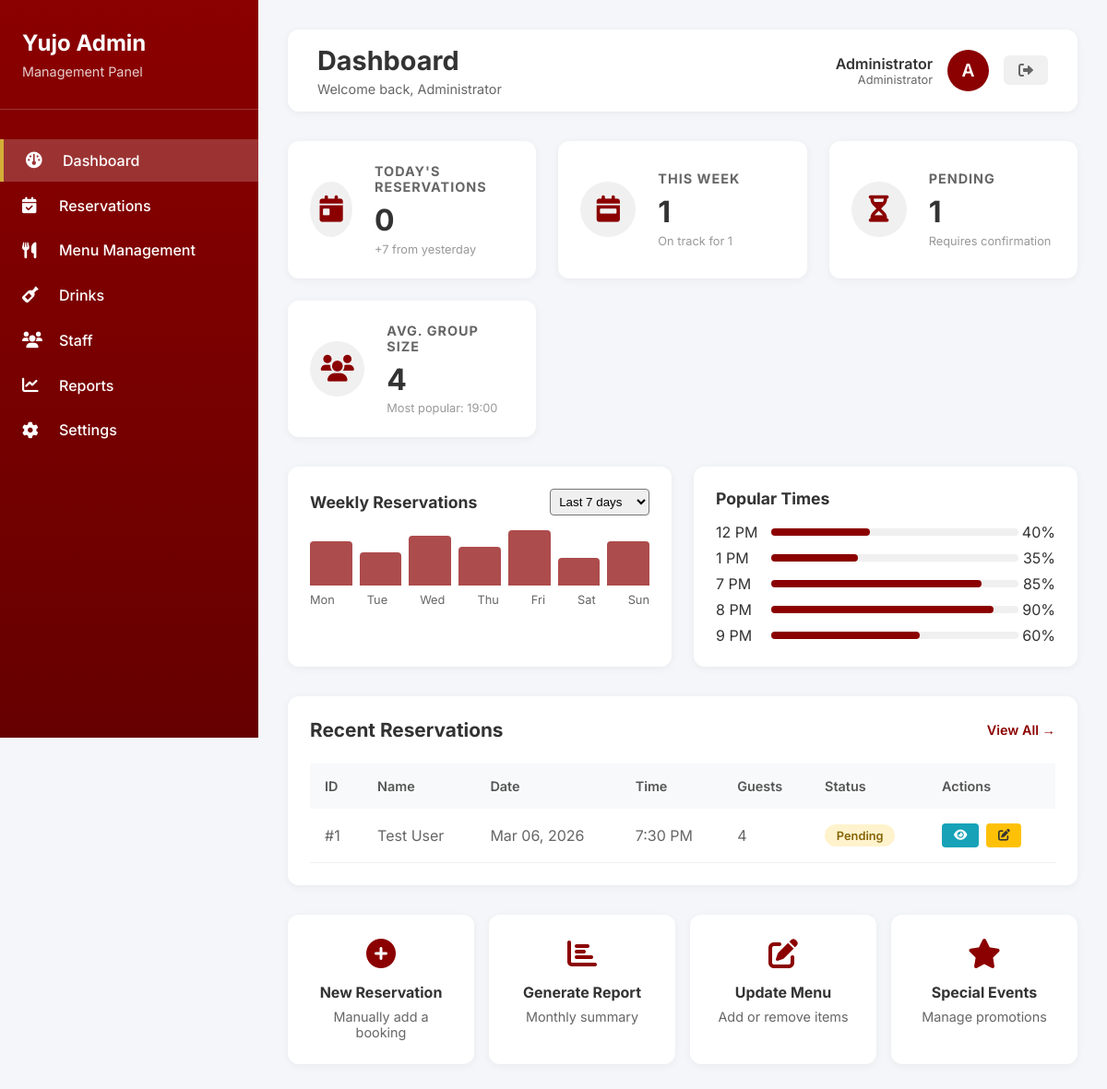
Page /admin/dashboard.php (signed in) on the committed database.
### tables this page shows
CREATE TABLE IF NOT EXISTS reservations (
    id INT AUTO_INCREMENT PRIMARY KEY,
    name VARCHAR(100) NOT NULL,
    email VARCHAR(100) NOT NULL,
    phone VARCHAR(20) NOT NULL,
    reservation_date DATE NOT NULL,
    reservation_time TIME NOT NULL,
    guests INT NOT NULL,
    special_requests TEXT,
    source VARCHAR(50) DEFAULT 'website',
    status ENUM('pending', 'confirmed', 'cancelled', 'completed') DEFAULT 'pending',
    admin_notes TEXT,
    created_at TIMESTAMP DEFAULT CURRENT_TIMESTAMP,
    updated_at TIMESTAMP DEFAULT CURRENT_TIMESTAMP ON UPDATE CURRENT_TIMESTAMP,
    INDEX idx_date (reservation_date),
    INDEX idx_status (status),
    INDEX idx_email (email)
);

### admin/dashboard.php (the view, shortened to what this page needs)
<?php
try {
    $pdo = new PDO("mysql:host=".DB_HOST.";dbname=".DB_NAME.";charset=utf8mb4", DB_USER, DB_PASS);
    $pdo->setAttribute(PDO::ATTR_ERRMODE, PDO::ERRMODE_EXCEPTION);
} catch (PDOException $e) {
    die("Database connection failed: " . $e->getMessage());
}
$stats = [];
$stmt = $pdo->prepare("SELECT COUNT(*) FROM reservations WHERE reservation_date = CURDATE()");
$stmt->execute();
$stats['today'] = $stmt->fetchColumn();
$stmt = $pdo->prepare("SELECT COUNT(*) FROM reservations WHERE WEEK(reservation_date) = WEEK(CURDATE())");
$stmt->execute();
$stats['week'] = $stmt->fetchColumn();
$stmt = $pdo->prepare("SELECT COUNT(*) FROM reservations WHERE MONTH(reservation_date) = MONTH(CURDATE())");
$stmt->execute();
$stats['month'] = $stmt->fetchColumn();
$stmt = $pdo->prepare("SELECT COUNT(*) FROM reservations WHERE status = 'pending'");
$stmt->execute();
$stats['pending'] = $stmt->fetchColumn();
$stmt = $pdo->prepare("SELECT SUM(guests * 50000) FROM reservations WHERE status IN ('confirmed', 'completed') AND MONTH(reservation_date) = MONTH(CURDATE())");
$stmt->execute();
$stats['revenue'] = $stmt->fetchColumn() ?: 0;
$stmt = $pdo->prepare("SELECT HOUR(reservation_time) as hour, COUNT(*) as count FROM reservations GROUP BY HOUR(reservation_time) ORDER BY count DESC LIMIT 1");
$stmt->execute();
$popularTime = $stmt->fetch();
$stats['popular_time'] = $popularTime ? $popularTime['hour'] . ':00' : 'N/A';
$stmt = $pdo->prepare("SELECT AVG(guests) FROM reservations WHERE MONTH(reservation_date) = MONTH(CURDATE())");
$stmt->execute();
$stats['avg_group'] = round($stmt->fetchColumn()) ?: 0;
$stmt = $pdo->prepare("SELECT * FROM reservations ORDER BY created_at DESC LIMIT 10");
$stmt->execute();
$recent_reservations = $stmt->fetchAll(PDO::FETCH_ASSOC);
$admin_name = $_SESSION['admin_name'] ?? 'Administrator';
?>
<!DOCTYPE html>
<html lang="en">
<head>
    <link rel="stylesheet" href="https://cdnjs.cloudflare.com/ajax/libs/font-awesome/6.0.0/css/all.min.css">
</head>
<body>
    <div class="admin-container">
        <div class="sidebar">
            <div class="sidebar-header">
                <h2>Yujo Admin</h2>
                <p>Management Panel</p>
            </div>
            <div class="nav-item active">
                <i class="fas fa-dashboard"></i>
                <a href="dashboard.php">Dashboard</a>
            </div>
            <div class="nav-item">
                <i class="fas fa-calendar-check"></i>
                <a href="manage-reservations.php">Reservations</a>
            </div>
            <div class="nav-item">
                <i class="fas fa-utensils"></i>
                <a href="manage-menu.php">Menu Management</a>
            </div>
            <div class="nav-item">
                <i class="fas fa-wine-bottle"></i>
                <a href="manage-drinks.php">Drinks</a>
            </div>
            <div class="nav-item">
                <i class="fas fa-users"></i>
                <a href="manage-staff.php">Staff</a>
            </div>
            <div class="nav-item">
                <i class="fas fa-chart-line"></i>
                <a href="reports.php">Reports</a>
            </div>
            <div class="nav-item">
                <i class="fas fa-cog"></i>
                <a href="settings.php">Settings</a>
            </div>
        </div>
        <div class="main-content">
            <div class="top-bar">
                <div class="page-title">
                    <h1>Dashboard</h1>
                    <p>Welcome back, <?php echo htmlspecialchars($admin_name); ?></p>
                </div>
                <div class="user-menu">
                    <div class="user-info">
                        <div class="user-name"><?php echo htmlspecialchars($admin_name); ?></div>
                        <div class="user-role">Administrator</div>
                    </div>
                    <div class="user-avatar">
                        <?php echo strtoupper(substr($admin_name, 0, 1)); ?>
                    </div>
                    <a href="logout.php" class="logout-btn">
                        <i class="fas fa-sign-out-alt"></i>
                    </a>
                </div>
            </div>
            <div class="stats-grid">
                <div class="stat-card">
                    <div class="stat-icon">
                        <i class="fas fa-calendar-day"></i>
                    </div>
                    <div class="stat-info">
                        <h3>Today's Reservations</h3>
                        <div class="stat-number"><?php echo $stats['today']; ?></div>
                        <div class="stat-detail">+<?php echo rand(2, 8); ?> from yesterday</div>
                    </div>
                </div>
                <div class="stat-card">
                    <div class="stat-icon">
                        <i class="fas fa-calendar-week"></i>
                    </div>
                    <div class="stat-info">
                        <h3>This Week</h3>
                        <div class="stat-number"><?php echo $stats['week']; ?></div>
                        <div class="stat-detail">On track for <?php echo round($stats['week'] * 1.2); ?></div>
                    </div>
                </div>
                <div class="stat-card">
                    <div class="stat-icon">
                        <i class="fas fa-hourglass-half"></i>
                    </div>
                    <div class="stat-info">
                        <h3>Pending</h3>
                        <div class="stat-number"><?php echo $stats['pending']; ?></div>
                        <div class="stat-detail">Requires confirmation</div>
                    </div>
                </div>
                <div class="stat-card">
                    <div class="stat-icon">
                        <i class="fas fa-users"></i>
                    </div>
                    <div class="stat-info">
                        <h3>Avg. Group Size</h3>
                        <div class="stat-number"><?php echo $stats['avg_group']; ?></div>
                        <div class="stat-detail">Most popular: <?php echo $stats['popular_time']; ?></div>
                    </div>
                </div>
            </div>
            <div class="charts-row">
                <div class="chart-card">
                    <div class="chart-header">
                        <h3>Weekly Reservations</h3>
                        <select style="padding: 0.3rem; border-radius: 4px;">
                            <option>Last 7 days</option>
                        </select>
                    </div>
                    <div class="mini-chart">
                        <div class="bar" style="--height: 0.8"></div>
                        <div class="bar" style="--height: 0.6"></div>
                        <div class="bar" style="--height: 0.9"></div>
                        <div class="bar" style="--height: 0.7"></div>
                        <div class="bar" style="--height: 1.0"></div>
                        <div class="bar" style="--height: 0.5"></div>
                        <div class="bar" style="--height: 0.8"></div>
                    </div>
                    <div style="display: flex; justify-content: space-between; margin-top: 0.5rem; font-size: 0.8rem; color: #666;">
                        <span>Mon</span>
                        <span>Tue</span>
                        <span>Wed</span>
                        <span>Thu</span>
                        <span>Fri</span>
                        <span>Sat</span>
                        <span>Sun</span>
                    </div>
                </div>
                <div class="chart-card">
                    <div class="chart-header">
                        <h3>Popular Times</h3>
                    </div>
                    <div style="margin-top: 1rem;">
                        <div style="display: flex; align-items: center; margin-bottom: 0.5rem;">
                            <span style="width: 60px;">12 PM</span>
                            <div style="flex: 1; height: 8px; background: #f0f0f0; border-radius: 4px;">
                                <div style="width: 40%; height: 100%; background: #8B0000; border-radius: 4px;"></div>
                            </div>
                            <span style="width: 40px; text-align: right;">40%</span>
                        </div>
                        <div style="display: flex; align-items: center; margin-bottom: 0.5rem;">
                            <span style="width: 60px;">1 PM</span>
                            <div style="flex: 1; height: 8px; background: #f0f0f0; border-radius: 4px;">
                                <div style="width: 35%; height: 100%; background: #8B0000; border-radius: 4px;"></div>
                            </div>
                            <span style="width: 40px; text-align: right;">35%</span>
                        </div>
                        <div style="display: flex; align-items: center; margin-bottom: 0.5rem;">
                            <span style="width: 60px;">7 PM</span>
                            <div style="flex: 1; height: 8px; background: #f0f0f0; border-radius: 4px;">
                                <div style="width: 85%; height: 100%; background: #8B0000; border-radius: 4px;"></div>
                            </div>
                            <span style="width: 40px; text-align: right;">85%</span>
                        </div>
                        <div style="display: flex; align-items: center; margin-bottom: 0.5rem;">
                            <span style="width: 60px;">8 PM</span>
                            <div style="flex: 1; height: 8px; background: #f0f0f0; border-radius: 4px;">
                                <div style="width: 90%; height: 100%; background: #8B0000; border-radius: 4px;"></div>
                            </div>
                            <span style="width: 40px; text-align: right;">90%</span>
                        </div>
                        <div style="display: flex; align-items: center;">
                            <span style="width: 60px;">9 PM</span>
                            <div style="flex: 1; height: 8px; background: #f0f0f0; border-radius: 4px;">
                                <div style="width: 60%; height: 100%; background: #8B0000; border-radius: 4px;"></div>
                            </div>
                            <span style="width: 40px; text-align: right;">60%</span>
                        </div>
                    </div>
                </div>
            </div>
            <div class="recent-section">
                <div class="section-header">
                    <h2>Recent Reservations</h2>
                    <a href="manage-reservations.php" class="view-all">View All →</a>
                </div>
                <div class="table-responsive">
                    <table>
                        <thead>
                            <tr>
                                <th>ID</th>
                                <th>Name</th>
                                <th>Date</th>
                                <th>Time</th>
                                <th>Guests</th>
                                <th>Status</th>
                                <th>Actions</th>
                            </tr>
                        </thead>
                        <tbody>
                            <?php foreach ($recent_reservations as $res): ?>
                            <tr>
                                <td>#<?php echo $res['id']; ?></td>
                                <td><?php echo htmlspecialchars($res['name']); ?></td>
                                <td><?php echo date('M d, Y', strtotime($res['reservation_date'])); ?></td>
                                <td><?php echo date('g:i A', strtotime($res['reservation_time'])); ?></td>
                                <td><?php echo $res['guests']; ?></td>
                                <td>
                                    <span class="status-badge status-<?php echo $res['status']; ?>">
                                        <?php echo ucfirst($res['status']); ?>
                                    </span>
                                </td>
                                <td>
                                    <div class="action-btns">
                                        <a href="view-reservation.php?id=<?php echo $res['id']; ?>" class="action-btn view">
                                            <i class="fas fa-eye"></i>
                                        </a>
                                        <a href="edit-reservation.php?id=<?php echo $res['id']; ?>" class="action-btn edit">
                                            <i class="fas fa-edit"></i>
                                        </a>
                                    </div>
                                </td>
                            </tr>
                            <?php endforeach; ?>
                        </tbody>
                    </table>
                </div>
            </div>
            <div class="quick-actions">
                <div class="quick-action-card" onclick="window.location.href='add-reservation.php'">
                    <i class="fas fa-plus-circle"></i>
                    <h4>New Reservation</h4>
                    <p>Manually add a booking</p>
                </div>
                <div class="quick-action-card" onclick="window.location.href='reports.php'">
                    <i class="fas fa-chart-bar"></i>
                    <h4>Generate Report</h4>
                    <p>Monthly summary</p>
                </div>
                <div class="quick-action-card" onclick="window.location.href='manage-menu.php'">
                    <i class="fas fa-edit"></i>
                    <h4>Update Menu</h4>
                    <p>Add or remove items</p>
                </div>
                <div class="quick-action-card" onclick="window.location.href='special-events.php'">
                    <i class="fas fa-star"></i>
                    <h4>Special Events</h4>
                    <p>Manage promotions</p>
                </div>
            </div>
        </div>
    </div>
</body>
</html>

### rows in the picture
reservations: id "1", $stats['week']*1.2 "1", guests "4", name "Test User", reservation_date "Mar 06, 2026", reservation_time "7:30 PM", status "Pending"

### other values in the picture
$admin_name "Administrator"
substr($admin_name, 0, 1) "A"
$stats['today'] "0"
$stats['popular_time'] "19:00"
